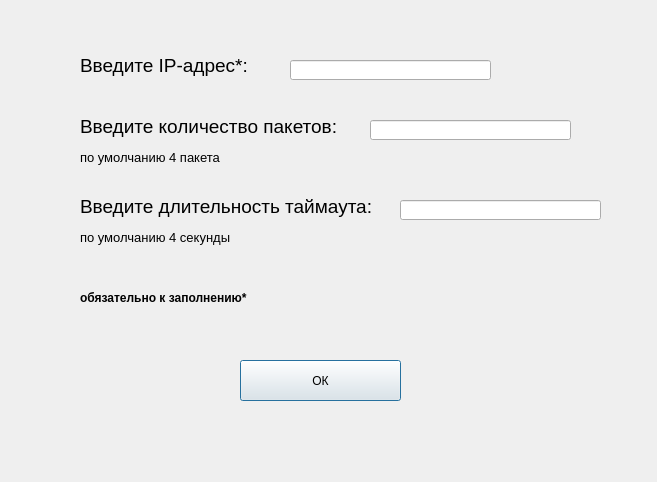
<?xml version="1.0" encoding="UTF-8"?>
<ui version="4.0">
 <class>Dialog</class>
 <widget class="QDialog" name="Dialog">
  <property name="geometry">
   <rect>
    <x>0</x>
    <y>0</y>
    <width>657</width>
    <height>482</height>
   </rect>
  </property>
  <property name="minimumSize">
   <size>
    <width>657</width>
    <height>482</height>
   </size>
  </property>
  <property name="maximumSize">
   <size>
    <width>657</width>
    <height>482</height>
   </size>
  </property>
  <property name="windowTitle">
   <string>Ввод информации</string>
  </property>
  <widget class="QPushButton" name="pb_OK">
   <property name="geometry">
    <rect>
     <x>240</x>
     <y>360</y>
     <width>161</width>
     <height>41</height>
    </rect>
   </property>
   <property name="text">
    <string>ОК</string>
   </property>
  </widget>
  <widget class="QLabel" name="label">
   <property name="geometry">
    <rect>
     <x>80</x>
     <y>50</y>
     <width>251</width>
     <height>31</height>
    </rect>
   </property>
   <property name="text">
    <string>&lt;html&gt;&lt;head/&gt;&lt;body&gt;&lt;p&gt;&lt;span style=&quot; font-size:14pt;&quot;&gt;Введите IP-адрес*:&lt;/span&gt;&lt;/p&gt;&lt;/body&gt;&lt;/html&gt;</string>
   </property>
  </widget>
  <widget class="QLabel" name="label_2">
   <property name="geometry">
    <rect>
     <x>80</x>
     <y>110</y>
     <width>271</width>
     <height>61</height>
    </rect>
   </property>
   <property name="text">
    <string>&lt;html&gt;&lt;head/&gt;&lt;body&gt;&lt;p&gt;&lt;span style=&quot; font-size:14pt;&quot;&gt;Введите количество пакетов:&lt;/span&gt;&lt;/p&gt;&lt;p&gt;&lt;span style=&quot; font-size:10pt;&quot;&gt;по умолчанию 4 пакета&lt;/span&gt;&lt;/p&gt;&lt;/body&gt;&lt;/html&gt;</string>
   </property>
  </widget>
  <widget class="QLabel" name="label_3">
   <property name="geometry">
    <rect>
     <x>80</x>
     <y>190</y>
     <width>291</width>
     <height>61</height>
    </rect>
   </property>
   <property name="text">
    <string>&lt;html&gt;&lt;head/&gt;&lt;body&gt;&lt;p&gt;&lt;span style=&quot; font-size:14pt;&quot;&gt;Введите длительность таймаута:&lt;/span&gt;&lt;/p&gt;&lt;p&gt;&lt;span style=&quot; font-size:10pt;&quot;&gt;по умолчанию 4 секунды&lt;/span&gt;&lt;/p&gt;&lt;/body&gt;&lt;/html&gt;</string>
   </property>
  </widget>
  <widget class="QLabel" name="label_4">
   <property name="geometry">
    <rect>
     <x>80</x>
     <y>290</y>
     <width>181</width>
     <height>16</height>
    </rect>
   </property>
   <property name="text">
    <string>&lt;html&gt;&lt;head/&gt;&lt;body&gt;&lt;p&gt;&lt;span style=&quot; font-weight:600;&quot;&gt;обязательно к заполнению*&lt;/span&gt;&lt;/p&gt;&lt;/body&gt;&lt;/html&gt;</string>
   </property>
  </widget>
  <widget class="QLineEdit" name="le_ip">
   <property name="geometry">
    <rect>
     <x>290</x>
     <y>60</y>
     <width>201</width>
     <height>20</height>
    </rect>
   </property>
  </widget>
  <widget class="QLineEdit" name="le_packets">
   <property name="geometry">
    <rect>
     <x>370</x>
     <y>120</y>
     <width>201</width>
     <height>20</height>
    </rect>
   </property>
  </widget>
  <widget class="QLineEdit" name="le_timeout">
   <property name="geometry">
    <rect>
     <x>400</x>
     <y>200</y>
     <width>201</width>
     <height>20</height>
    </rect>
   </property>
  </widget>
 </widget>
 <resources/>
 <connections/>
</ui>
